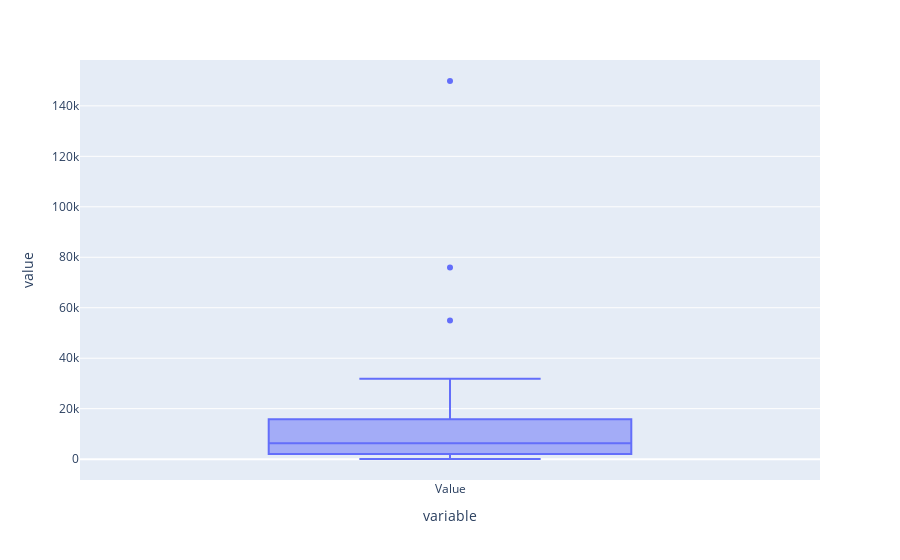

Notebook code cell kept with this figure:
### Code cell
# Let's find outliers for the year 2004
px.box(year_2004['Value'])

### Figure 1 — Plotly figure (JSON) as saved in the notebook; plotly's stock layout.template omitted (floating-point values rounded to 4 significant figures)
{"data": [{"alignmentgroup": "True", "hovertemplate": "variable=%{x}<br>value=%{y}<extra></extra>", "legendgroup": "", "marker": {"color": "#636efa"}, "name": "", "notched": false, "offsetgroup": "", "orientation": "v", "showlegend": false, "type": "box", "x": ["Value", "Value", "Value", "Value", "Value", "Value", "Value", "Value", "Value", "Value", "Value", "Value", "Value", "Value", "Value", "Value", "Value", "Value", "Value", "Value", "Value", "Value", "Value", "Value", "Value", "Value", "Value", "Value", "Value", "Value", "Value", "Value", "Value", "Value", "Value", "Value", "Value", "Value", "Value", "Value", "Value", "Value", "Value", "Value", "Value"], "x0": " ", "xaxis": "x", "y": [15536, 13028, 7963, 461, 8323, 13739, 148, 2242, 3660, 55, 75989, 26246, 1211, 473, 24040, 5891, 637, 16675, 20664, 371, 1382, 10360, 10917, 6275, 906, 6081, 27244, 12867, 1421, 5852, 149857, 2241, 6863, 113, 4368, 3592, 54949, 28646, 5950, 27389, 2765, 8503, 31819, 6310, 8984], "y0": " ", "yaxis": "y"}], "layout": {"boxmode": "group", "legend": {"tracegroupgap": 0}, "margin": {"t": 60}, "xaxis": {"anchor": "y", "domain": [0, 1], "title": {"text": "variable"}}, "yaxis": {"anchor": "x", "domain": [0, 1], "title": {"text": "value"}}}}
